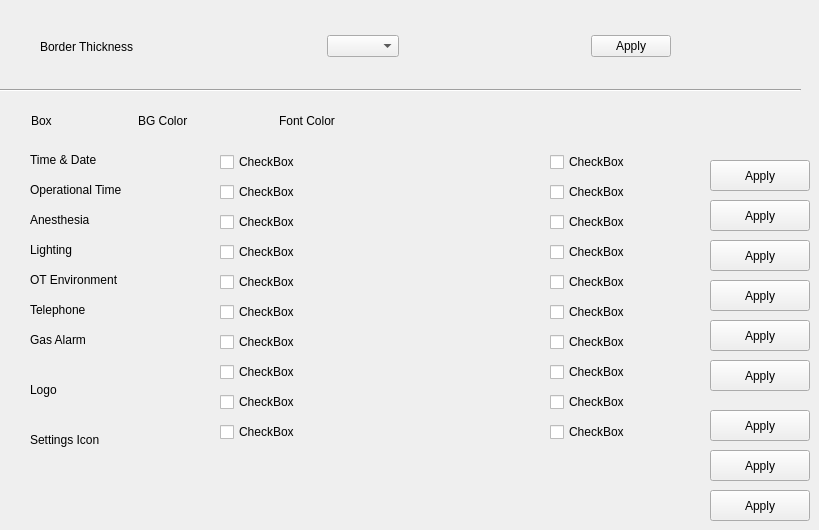
     <widget class="QWidget" name="tab_7">
      <attribute name="title">
       <string>Icon &amp;&amp; Font</string>
      </attribute>
      <widget class="Line" name="line_19">
       <property name="geometry">
        <rect>
         <x>0</x>
         <y>80</y>
         <width>801</width>
         <height>20</height>
        </rect>
       </property>
       <property name="orientation">
        <enum>Qt::Horizontal</enum>
       </property>
      </widget>
      <widget class="QLabel" name="label_26">
       <property name="geometry">
        <rect>
         <x>31</x>
         <y>111</y>
         <width>27</width>
         <height>19</height>
        </rect>
       </property>
       <property name="text">
        <string>Box</string>
       </property>
      </widget>
      <widget class="QLabel" name="label_27">
       <property name="geometry">
        <rect>
         <x>30</x>
         <y>330</y>
         <width>111</width>
         <height>19</height>
        </rect>
       </property>
       <property name="text">
        <string>Gas Alarm</string>
       </property>
      </widget>
      <widget class="QLabel" name="label_28">
       <property name="geometry">
        <rect>
         <x>279</x>
         <y>111</y>
         <width>71</width>
         <height>19</height>
        </rect>
       </property>
       <property name="text">
        <string>Font Color</string>
       </property>
      </widget>
      <widget class="QLabel" name="label_29">
       <property name="geometry">
        <rect>
         <x>30</x>
         <y>150</y>
         <width>91</width>
         <height>19</height>
        </rect>
       </property>
       <property name="text">
        <string>Time &amp; Date</string>
       </property>
      </widget>
      <widget class="QLabel" name="label_30">
       <property name="geometry">
        <rect>
         <x>30</x>
         <y>180</y>
         <width>121</width>
         <height>19</height>
        </rect>
       </property>
       <property name="text">
        <string>Operational Time</string>
       </property>
      </widget>
      <widget class="QLabel" name="label_31">
       <property name="geometry">
        <rect>
         <x>30</x>
         <y>210</y>
         <width>111</width>
         <height>19</height>
        </rect>
       </property>
       <property name="text">
        <string>Anesthesia</string>
       </property>
      </widget>
      <widget class="QLabel" name="label_33">
       <property name="geometry">
        <rect>
         <x>30</x>
         <y>430</y>
         <width>91</width>
         <height>19</height>
        </rect>
       </property>
       <property name="text">
        <string>Settings Icon</string>
       </property>
      </widget>
      <widget class="QLabel" name="label_34">
       <property name="geometry">
        <rect>
         <x>30</x>
         <y>380</y>
         <width>31</width>
         <height>19</height>
        </rect>
       </property>
       <property name="text">
        <string>Logo</string>
       </property>
      </widget>
      <widget class="QLabel" name="label_35">
       <property name="geometry">
        <rect>
         <x>30</x>
         <y>300</y>
         <width>111</width>
         <height>19</height>
        </rect>
       </property>
       <property name="text">
        <string>Telephone</string>
       </property>
      </widget>
      <widget class="QLabel" name="label_36">
       <property name="geometry">
        <rect>
         <x>30</x>
         <y>270</y>
         <width>111</width>
         <height>19</height>
        </rect>
       </property>
       <property name="text">
        <string>OT Environment</string>
       </property>
      </widget>
      <widget class="QLabel" name="label_37">
       <property name="geometry">
        <rect>
         <x>30</x>
         <y>240</y>
         <width>121</width>
         <height>19</height>
        </rect>
       </property>
       <property name="text">
        <string>Lighting</string>
       </property>
      </widget>
      <widget class="QPushButton" name="pushButton_14">
       <property name="geometry">
        <rect>
         <x>710</x>
         <y>200</y>
         <width>100</width>
         <height>31</height>
        </rect>
       </property>
       <property name="text">
        <string>Apply</string>
       </property>
      </widget>
      <widget class="QPushButton" name="pushButton_15">
       <property name="geometry">
        <rect>
         <x>710</x>
         <y>240</y>
         <width>100</width>
         <height>31</height>
        </rect>
       </property>
       <property name="text">
        <string>Apply</string>
       </property>
      </widget>
      <widget class="QPushButton" name="pushButton_16">
       <property name="geometry">
        <rect>
         <x>710</x>
         <y>280</y>
         <width>100</width>
         <height>31</height>
        </rect>
       </property>
       <property name="text">
        <string>Apply</string>
       </property>
      </widget>
      <widget class="QPushButton" name="pushButton_17">
       <property name="geometry">
        <rect>
         <x>710</x>
         <y>320</y>
         <width>100</width>
         <height>31</height>
        </rect>
       </property>
       <property name="text">
        <string>Apply</string>
       </property>
      </widget>
      <widget class="QPushButton" name="pushButton_18">
       <property name="geometry">
        <rect>
         <x>710</x>
         <y>160</y>
         <width>100</width>
         <height>31</height>
        </rect>
       </property>
       <property name="text">
        <string>Apply</string>
       </property>
      </widget>
      <widget class="QPushButton" name="pushButton_19">
       <property name="geometry">
        <rect>
         <x>710</x>
         <y>360</y>
         <width>100</width>
         <height>31</height>
        </rect>
       </property>
       <property name="text">
        <string>Apply</string>
       </property>
      </widget>
      <widget class="QPushButton" name="pushButton_20">
       <property name="geometry">
        <rect>
         <x>710</x>
         <y>410</y>
         <width>100</width>
         <height>31</height>
        </rect>
       </property>
       <property name="text">
        <string>Apply</string>
       </property>
      </widget>
      <widget class="QPushButton" name="pushButton_21">
       <property name="geometry">
        <rect>
         <x>710</x>
         <y>450</y>
         <width>100</width>
         <height>31</height>
        </rect>
       </property>
       <property name="text">
        <string>Apply</string>
       </property>
      </widget>
      <widget class="QPushButton" name="pushButton_22">
       <property name="geometry">
        <rect>
         <x>710</x>
         <y>490</y>
         <width>100</width>
         <height>31</height>
        </rect>
       </property>
       <property name="text">
        <string>Apply</string>
       </property>
      </widget>
      <widget class="QLabel" name="label_38">
       <property name="geometry">
        <rect>
         <x>138</x>
         <y>111</y>
         <width>61</width>
         <height>19</height>
        </rect>
       </property>
       <property name="text">
        <string>BG Color</string>
       </property>
      </widget>
      <widget class="QCheckBox" name="checkBox_61">
       <property name="geometry">
        <rect>
         <x>220</x>
         <y>150</y>
         <width>96</width>
         <height>24</height>
        </rect>
       </property>
       <property name="text">
        <string>CheckBox</string>
       </property>
      </widget>
      <widget class="QCheckBox" name="checkBox_62">
       <property name="geometry">
        <rect>
         <x>220</x>
         <y>180</y>
         <width>96</width>
         <height>24</height>
        </rect>
       </property>
       <property name="text">
        <string>CheckBox</string>
       </property>
      </widget>
      <widget class="QCheckBox" name="checkBox_63">
       <property name="geometry">
        <rect>
         <x>220</x>
         <y>210</y>
         <width>96</width>
         <height>24</height>
        </rect>
       </property>
       <property name="text">
        <string>CheckBox</string>
       </property>
      </widget>
      <widget class="QCheckBox" name="checkBox_64">
       <property name="geometry">
        <rect>
         <x>220</x>
         <y>240</y>
         <width>96</width>
         <height>24</height>
        </rect>
       </property>
       <property name="text">
        <string>CheckBox</string>
       </property>
      </widget>
      <widget class="QCheckBox" name="checkBox_65">
       <property name="geometry">
        <rect>
         <x>220</x>
         <y>420</y>
         <width>96</width>
         <height>24</height>
        </rect>
       </property>
       <property name="text">
        <string>CheckBox</string>
       </property>
      </widget>
      <widget class="QCheckBox" name="checkBox_66">
       <property name="geometry">
        <rect>
         <x>220</x>
         <y>270</y>
         <width>96</width>
         <height>24</height>
        </rect>
       </property>
       <property name="text">
        <string>CheckBox</string>
       </property>
      </widget>
      <widget class="QCheckBox" name="checkBox_67">
       <property name="geometry">
        <rect>
         <x>220</x>
         <y>300</y>
         <width>96</width>
         <height>24</height>
        </rect>
       </property>
       <property name="text">
        <string>CheckBox</string>
       </property>
      </widget>
      <widget class="QCheckBox" name="checkBox_68">
       <property name="geometry">
        <rect>
         <x>220</x>
         <y>330</y>
         <width>96</width>
         <height>24</height>
        </rect>
       </property>
       <property name="text">
        <string>CheckBox</string>
       </property>
      </widget>
      <widget class="QCheckBox" name="checkBox_69">
       <property name="geometry">
        <rect>
         <x>220</x>
         <y>360</y>
         <width>96</width>
         <height>24</height>
        </rect>
       </property>
       <property name="text">
        <string>CheckBox</string>
       </property>
      </widget>
      <widget class="QCheckBox" name="checkBox_70">
       <property name="geometry">
        <rect>
         <x>220</x>
         <y>390</y>
         <width>96</width>
         <height>24</height>
        </rect>
       </property>
       <property name="text">
        <string>CheckBox</string>
       </property>
      </widget>
      <widget class="QCheckBox" name="checkBox_71">
       <property name="geometry">
        <rect>
         <x>550</x>
         <y>300</y>
         <width>96</width>
         <height>24</height>
        </rect>
       </property>
       <property name="text">
        <string>CheckBox</string>
       </property>
      </widget>
      <widget class="QCheckBox" name="checkBox_72">
       <property name="geometry">
        <rect>
         <x>550</x>
         <y>210</y>
         <width>96</width>
         <height>24</height>
        </rect>
       </property>
       <property name="text">
        <string>CheckBox</string>
       </property>
      </widget>
      <widget class="QCheckBox" name="checkBox_73">
       <property name="geometry">
        <rect>
         <x>550</x>
         <y>270</y>
         <width>96</width>
         <height>24</height>
        </rect>
       </property>
       <property name="text">
        <string>CheckBox</string>
       </property>
      </widget>
      <widget class="QCheckBox" name="checkBox_74">
       <property name="geometry">
        <rect>
         <x>550</x>
         <y>180</y>
         <width>96</width>
         <height>24</height>
        </rect>
       </property>
       <property name="text">
        <string>CheckBox</string>
       </property>
      </widget>
      <widget class="QCheckBox" name="checkBox_75">
       <property name="geometry">
        <rect>
         <x>550</x>
         <y>360</y>
         <width>96</width>
         <height>24</height>
        </rect>
       </property>
       <property name="text">
        <string>CheckBox</string>
       </property>
      </widget>
      <widget class="QCheckBox" name="checkBox_76">
       <property name="geometry">
        <rect>
         <x>550</x>
         <y>240</y>
         <width>96</width>
         <height>24</height>
        </rect>
       </property>
       <property name="text">
        <string>CheckBox</string>
       </property>
      </widget>
      <widget class="QCheckBox" name="checkBox_77">
       <property name="geometry">
        <rect>
         <x>550</x>
         <y>390</y>
         <width>96</width>
         <height>24</height>
        </rect>
       </property>
       <property name="text">
        <string>CheckBox</string>
       </property>
      </widget>
      <widget class="QCheckBox" name="checkBox_78">
       <property name="geometry">
        <rect>
         <x>550</x>
         <y>330</y>
         <width>96</width>
         <height>24</height>
        </rect>
       </property>
       <property name="text">
        <string>CheckBox</string>
       </property>
      </widget>
      <widget class="QCheckBox" name="checkBox_79">
       <property name="geometry">
        <rect>
         <x>550</x>
         <y>150</y>
         <width>96</width>
         <height>24</height>
        </rect>
       </property>
       <property name="text">
        <string>CheckBox</string>
       </property>
      </widget>
      <widget class="QCheckBox" name="checkBox_80">
       <property name="geometry">
        <rect>
         <x>550</x>
         <y>420</y>
         <width>96</width>
         <height>24</height>
        </rect>
       </property>
       <property name="text">
        <string>CheckBox</string>
       </property>
      </widget>
      <widget class="QWidget" name="layoutWidget">
       <property name="geometry">
        <rect>
         <x>40</x>
         <y>30</y>
         <width>631</width>
         <height>33</height>
        </rect>
       </property>
       <layout class="QHBoxLayout" name="horizontalLayout_3">
        <item>
         <widget class="QLabel" name="label_25">
          <property name="text">
           <string>Border Thickness</string>
          </property>
         </widget>
        </item>
        <item>
         <spacer name="horizontalSpacer_5">
          <property name="orientation">
           <enum>Qt::Horizontal</enum>
          </property>
          <property name="sizeHint" stdset="0">
           <size>
            <width>40</width>
            <height>20</height>
           </size>
          </property>
         </spacer>
        </item>
        <item>
         <widget class="QComboBox" name="comboBox_3"/>
        </item>
        <item>
         <spacer name="horizontalSpacer_6">
          <property name="orientation">
           <enum>Qt::Horizontal</enum>
          </property>
          <property name="sizeHint" stdset="0">
           <size>
            <width>98</width>
            <height>20</height>
           </size>
          </property>
         </spacer>
        </item>
        <item>
         <widget class="QPushButton" name="pushButton_13">
          <property name="text">
           <string>Apply</string>
          </property>
         </widget>
        </item>
       </layout>
      </widget>
     </widget>
